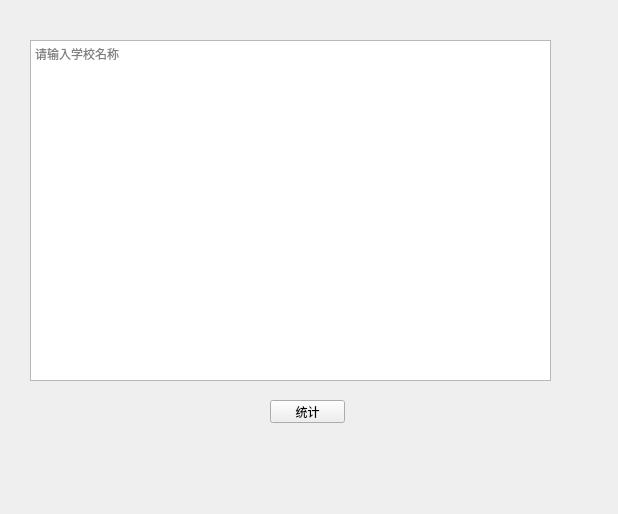
<?xml version="1.0" encoding="UTF-8"?>
<ui version="4.0">
 <class>Form</class>
 <widget class="QWidget" name="Form">
  <property name="geometry">
   <rect>
    <x>0</x>
    <y>0</y>
    <width>618</width>
    <height>514</height>
   </rect>
  </property>
  <property name="windowTitle">
   <string>江西财经大学运算器</string>
  </property>
  <widget class="QPlainTextEdit" name="textEdit">
   <property name="geometry">
    <rect>
     <x>30</x>
     <y>40</y>
     <width>521</width>
     <height>341</height>
    </rect>
   </property>
   <property name="placeholderText">
    <string>请输入学校名称</string>
   </property>
  </widget>
  <widget class="QPushButton" name="button">
   <property name="geometry">
    <rect>
     <x>270</x>
     <y>400</y>
     <width>75</width>
     <height>23</height>
    </rect>
   </property>
   <property name="text">
    <string>统计</string>
   </property>
  </widget>
 </widget>
 <resources/>
 <connections/>
</ui>
